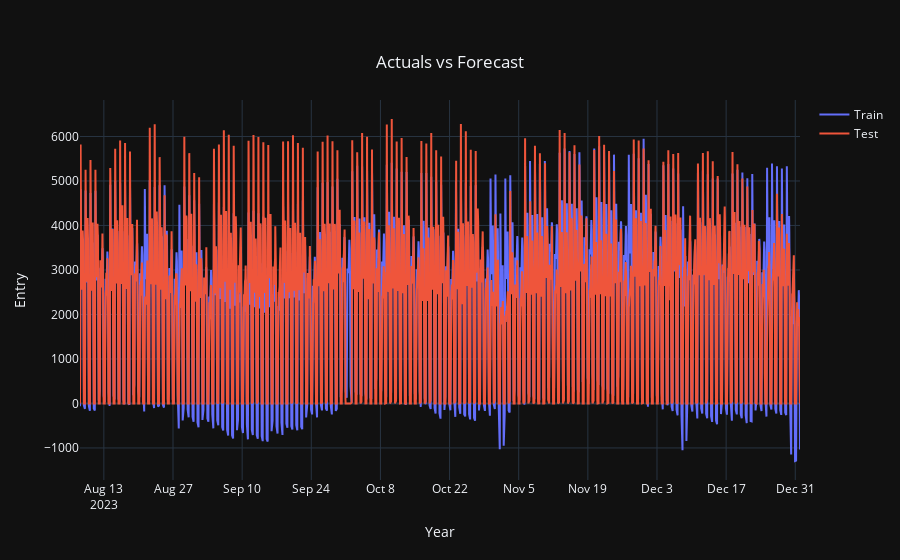

Notebook cell for this chart:
### Code cell
train_samples = go.Scatter(x = test_forecast['ds'],
                  y = test_forecast['yhat'],
                  mode = 'lines',
                  name = 'Train')
test_samples = go.Scatter(x = test['ds'],
                  y = test['y'],
                  mode = 'lines',
                  name = 'Test')

layout = go.Layout(title={'text': 'Actuals vs Forecast',
                          'y':0.9,
                          'x':0.5,
                          'xanchor': 'center',
                          'yanchor': 'top'},
                   xaxis = dict(title = 'Year'),
                   yaxis = dict(title = 'Entry'),
                   template = 'plotly_dark')

data = [train_samples, test_samples]
fig = go.Figure(data = data, layout = layout)
iplot(fig)

### Figure 1 — Plotly figure (JSON) as saved in the notebook; plotly's stock layout.template omitted (floating-point values rounded to 4 significant figures; data arrays with more than 128 entries replaced by an {"elided": "..."} marker saying what was removed)
{"data": [{"mode": "lines", "name": "Train", "type": "scatter", "x": {"elided": "2920 str values"}, "y": {"elided": "2920 float values"}}, {"mode": "lines", "name": "Test", "type": "scatter", "x": {"elided": "2920 str values"}, "y": {"elided": "2920 int values"}}], "layout": {"title": {"text": "Actuals vs Forecast", "x": 0.5, "xanchor": "center", "y": 0.9, "yanchor": "top"}, "xaxis": {"title": {"text": "Year"}}, "yaxis": {"title": {"text": "Entry"}}}}
